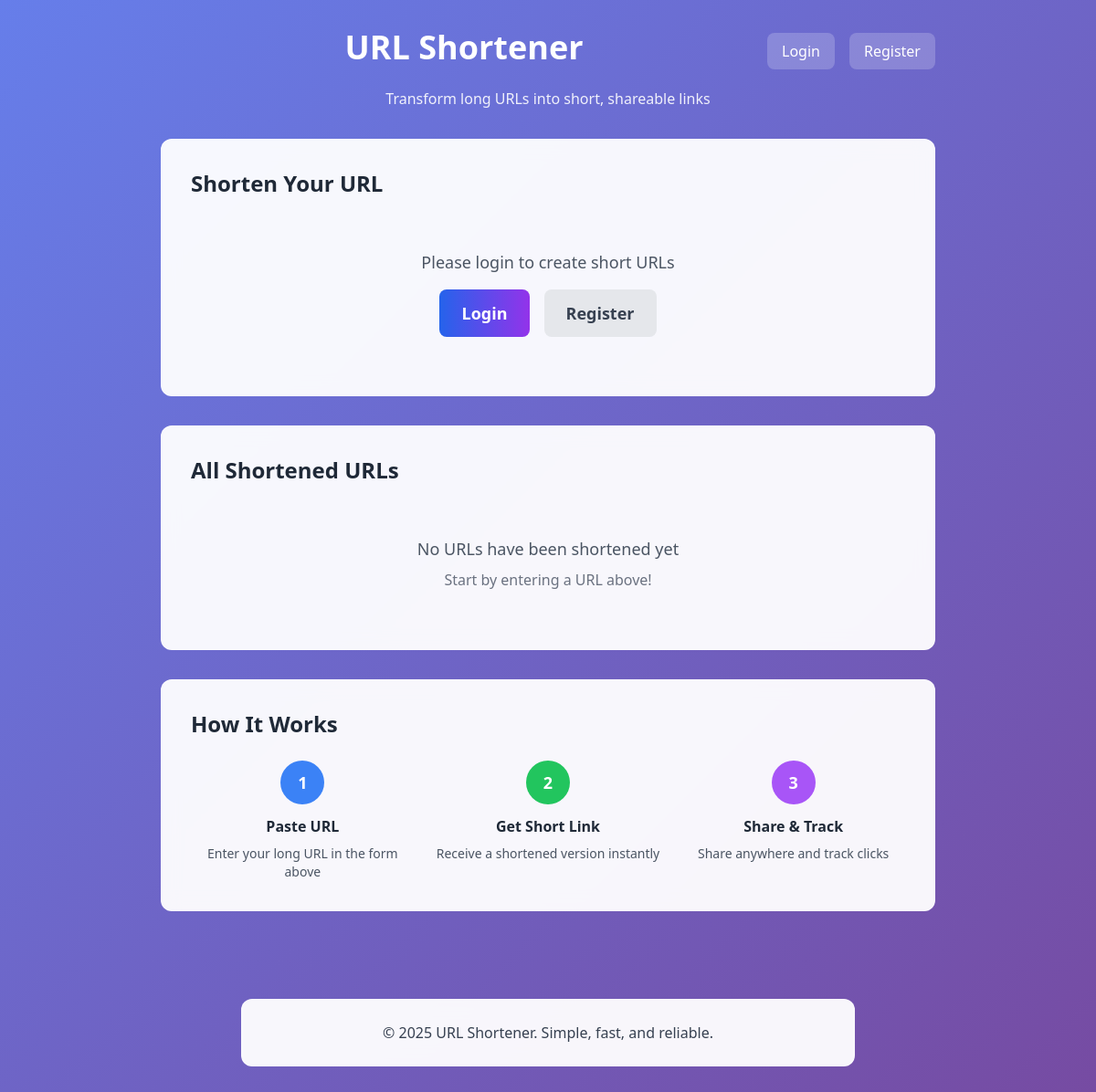
/, run on an earlier commit of the app's database.
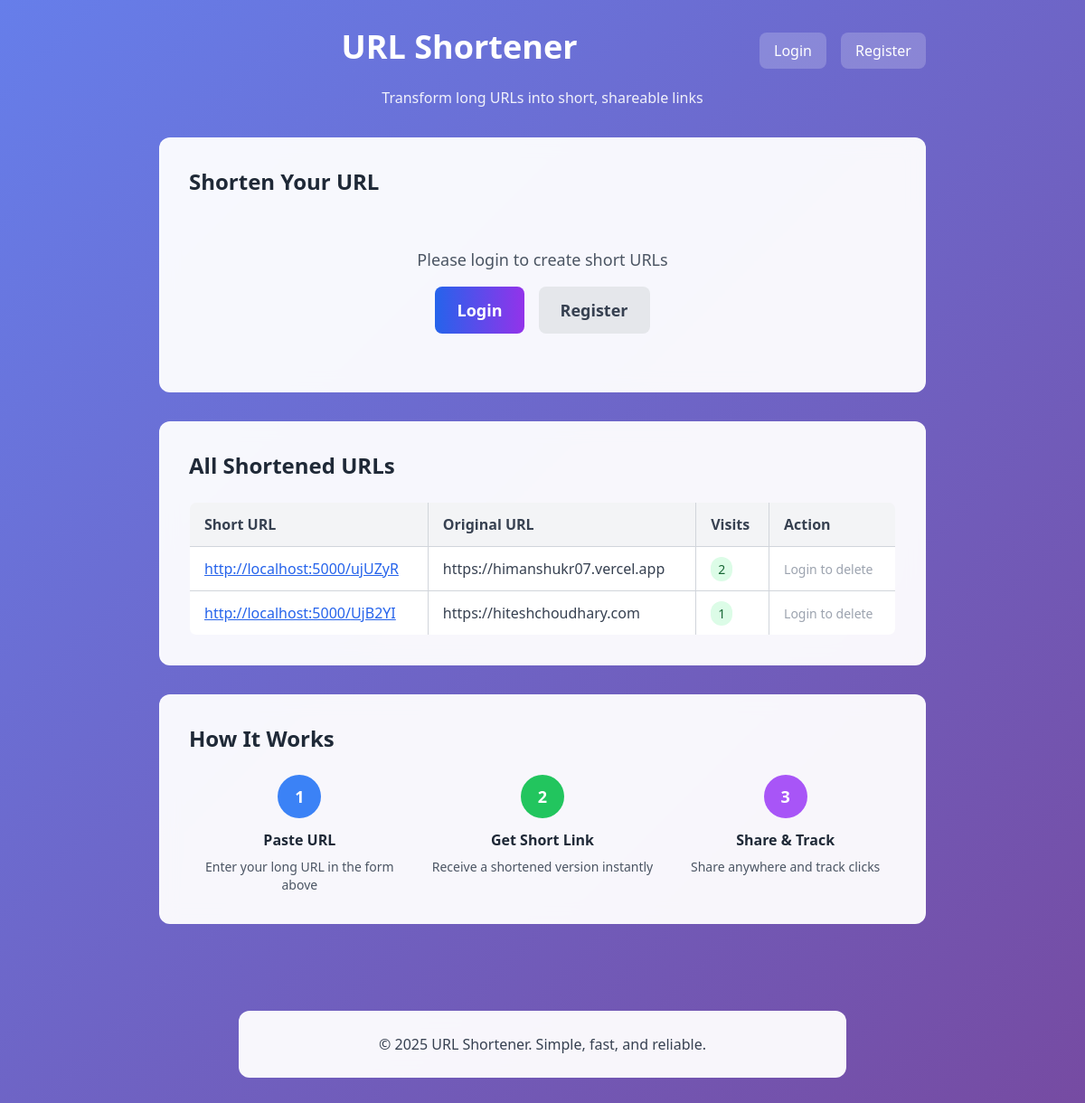
And on a later commit of the database.
### tables this page shows
CREATE TABLE urls(
                     id INTEGER PRIMARY KEY AUTOINCREMENT,
                     original_url TEXT NOT NULL,
                     short_code TEXT UNIQUE NOT NULL,
                     visit_count INTEGER DEFAULT 0
                     );

### app.py (the view, shortened to what this page needs)
@app.route("/", methods=['GET', 'POST'])
def index():
    all_urls = get_all_url()
    is_logged_in = 'user_id' in session
    username = session.get('username', None)
    return render_template('index.html', all_urls=all_urls, is_logged_in=is_logged_in, username=username)

### models.py (called while the page is built)
def get_all_url():
     with sqlite3.connect(DB_NAME) as conn:
         cur = conn.execute('SELECT original_url, short_code, visit_count FROM urls ORDER by id DESC')
         return cur.fetchall()

### templates/index.html (shortened to what the changed rows need)
<!DOCTYPE html>
<html lang="en">
<head>
    <script src="https://cdn.tailwindcss.com"></script>
</head>
<body class="min-h-screen gradient-bg">
    <div class="text-center py-8">
        <div class="flex justify-between items-center max-w-4xl mx-auto px-6 mb-4">
            <h1 class="text-4xl font-bold text-white mb-2">URL Shortener</h1>
        </div>
    </div>
    <div class="max-w-4xl mx-auto px-6">
        <div class="glass-effect rounded-xl p-8 mb-8 hover-lift">
            <h2 class="text-2xl font-bold mb-6 text-gray-800">Shorten Your URL</h2>
        </div>
        <div class="glass-effect rounded-xl p-8 hover-lift">
            <h2 class="text-2xl font-bold mb-6 text-gray-800">All Shortened URLs</h2>
            {% if all_urls %}
            <div class="overflow-x-auto">
                <table class="w-full border-collapse border border-gray-300 rounded-lg overflow-hidden">
                    <thead class="bg-gray-100">
                        <tr>
                            <th class="border border-gray-300 px-4 py-3 text-left font-semibold text-gray-700">Short URL</th>
                            <th class="border border-gray-300 px-4 py-3 text-left font-semibold text-gray-700">Original URL</th>
                            <th class="border border-gray-300 px-4 py-3 text-left font-semibold text-gray-700">Visits</th>
                            <th class="border border-gray-300 px-4 py-3 text-left font-semibold text-gray-700">Action</th>
                        </tr>
                    </thead>
                    <tbody class="bg-white">
                        {% for url in all_urls %}
                            <tr class="hover:bg-gray-50">
                                <td class="border border-gray-300 px-4 py-3">
                                    <a href="/{{ url[1] }}" target="_blank" class="text-blue-600 underline hover:text-blue-800">
                                        http://localhost:5000/{{ url[1] }}
                                    </a>
                                </td>
                                <td class="border border-gray-300 px-4 py-3 text-gray-700">{{ url[0] }}</td>
                                <td class="border border-gray-300 px-4 py-3">
                                    <span class="bg-green-100 text-green-800 px-2 py-1 rounded-full text-sm font-medium">
                                        {{ url[2] }}
                                    </span>
                                </td>
                                <td class="border border-gray-300 px-4 py-3">
                                    {% if is_logged_in %}
                                        <form
                                        action="/delete/{{ url[1] }}"
                                        method="POST"
                                        onsubmit="return confirm('Delete this short url?')"
                                        class="inline">
                                        <button type="submit" class="bg-red-100 hover:bg-red-200 text-red-600 px-3 py-1 rounded font-bold transition-colors">
                                            Delete
                                        </button>
                                        </form>
                                    {% else %}
                                        <span class="text-gray-400 text-sm">Login to delete</span>
                                    {% endif %}
                                </td>
                            </tr>
                        {% endfor %}
                    </tbody>
                </table>
            </div>
            {% else %}
            <div class="text-center py-8">
                <p class="text-gray-600 text-lg">No URLs have been shortened yet</p>
                <p class="text-gray-500 mt-2">Start by entering a URL above!</p>
            </div>
            {% endif %}
        </div>
        <div class="glass-effect rounded-xl p-8 mt-8 hover-lift">
            <h2 class="text-2xl font-bold mb-6 text-gray-800">How It Works</h2>
        </div>
    </div>
</body>
</html>

What changed in the data, as far as the page shows it:
added urls: short_code "ujUZyR", original_url "https://himanshukr07.vercel.app", visit_count "2"
added urls: short_code "UjB2YI", original_url "https://hiteshchoudhary.com", visit_count "1"
Also different on the page:
text no longer shown: "No URLs have been shortened yet Start by entering a URL above!"
text now shown: "Short URL Original URL Visits Action"
